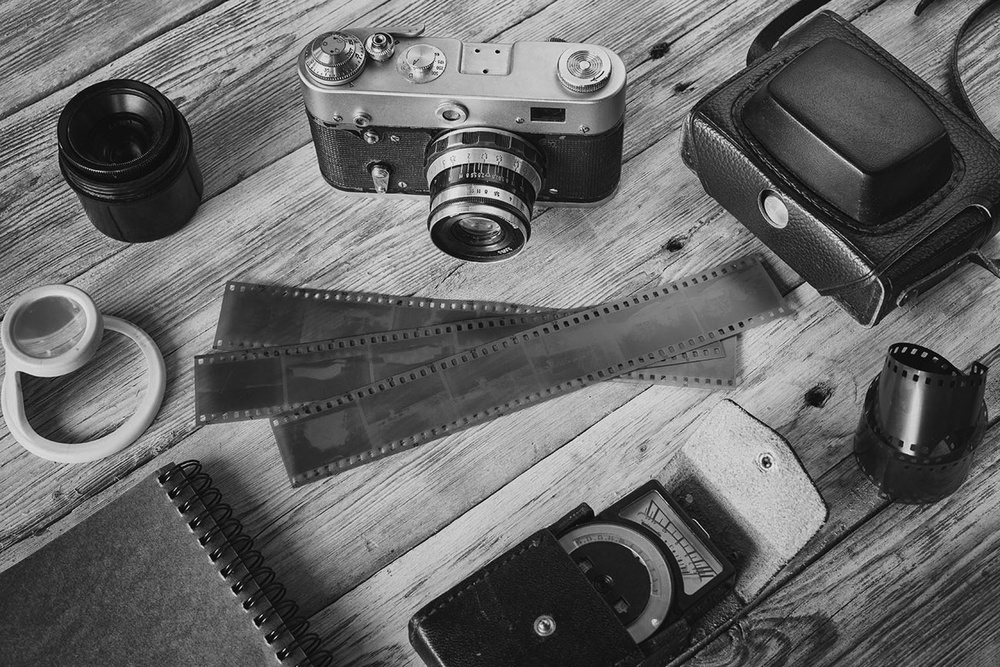
#> input picture sample.jpg, 1000 x 667 px, shrunk from 1300 x 867 before the run
$ python gammatransformation.py
#> lines starting #> are read from the running program, lines starting #| are printed output that depends on the picture
import cv2
import numpy as np

# Open the image.
img = cv2.imread('sample.jpg')
#> img is the input picture: shape (667, 1000, 3); min 0, max 249, mean 103.4

# Trying 4 gamma values.
for gamma in [3, 4, 5]:
    # Apply gamma correction.
    gamma_corrected = np.array(255 * (img / 255) ** gamma, dtype='uint8')

    # Save edited images.
    cv2.imwrite('gamma_transformed' + str(gamma) + '.jpg', gamma_corrected)
#> this loop made 3 passes
#> pass 1, `gamma_corrected = np.array(255 * (img / 255) ** gamma, dtype='uint8')`:
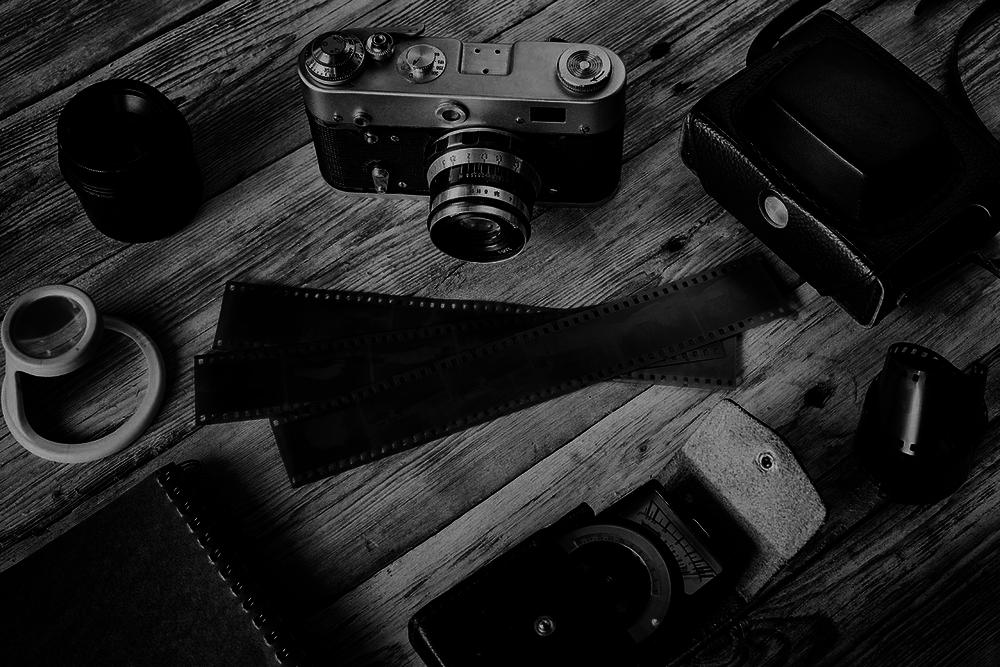
#> gamma_corrected: shape (667, 1000, 3); min 0, max 237, mean 32.3
#> pass 2, `gamma_corrected = np.array(255 * (img / 255) ** gamma, dtype='uint8')`:
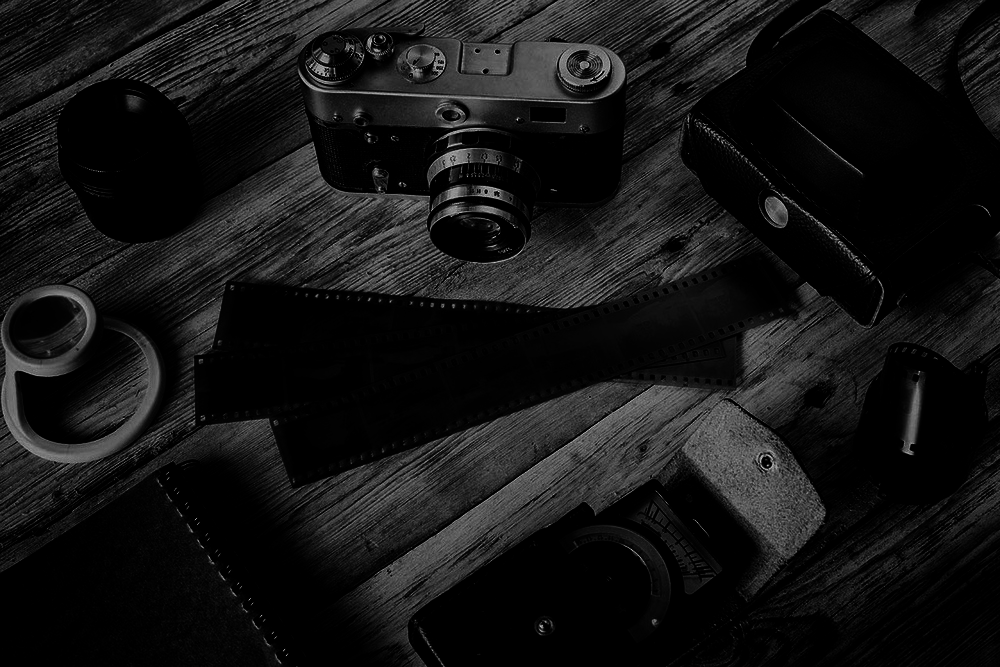
#> gamma_corrected: shape (667, 1000, 3); min 0, max 231, mean 20.8

$ run again, with 1.jpg copied over sample.jpg
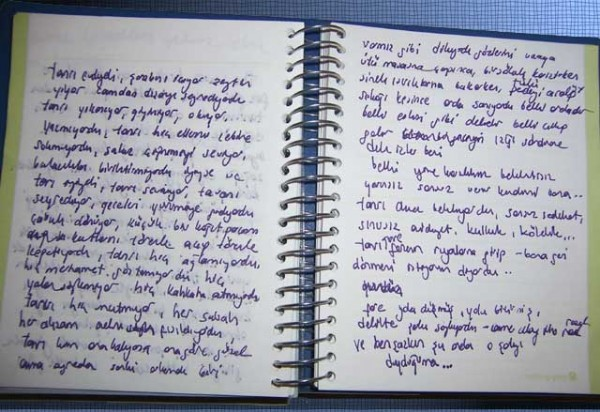
#> input picture 1.jpg, 600 x 412 px
#> img is the input picture: shape (412, 600, 3); mean B, G, R 170.3, 160.3, 158
#> the loop `for gamma in [3, 4, 5]:` made 3 passes
#> pass 1, `gamma_corrected = np.array(255 * (img / 255) ** gamma, dtype='uint8')`:
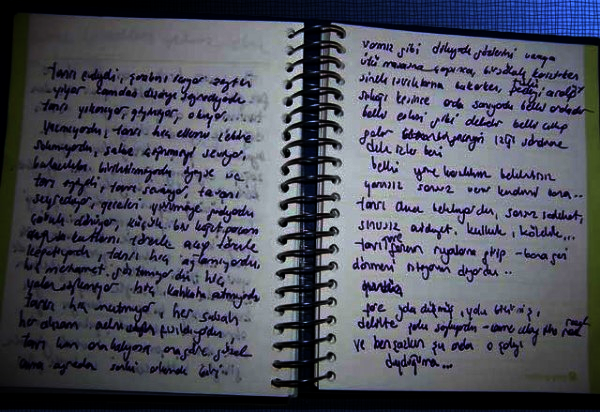
#> gamma_corrected: shape (412, 600, 3); mean B, G, R 95.2, 83.1, 80.9
#> pass 3, `gamma_corrected = np.array(255 * (img / 255) ** gamma, dtype='uint8')`:
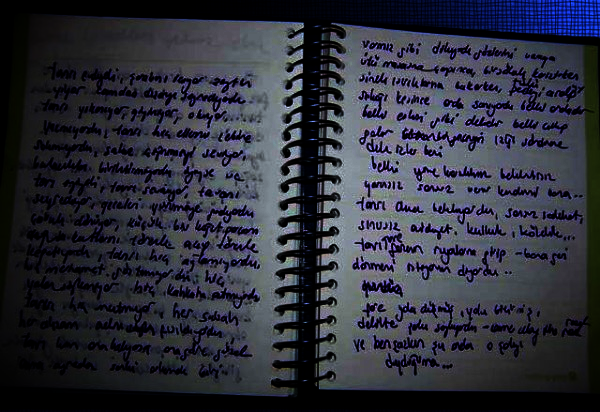
#> gamma_corrected: shape (412, 600, 3); mean B, G, R 60.4, 49.2, 47.2

$ run again, with 2.jpg copied over sample.jpg
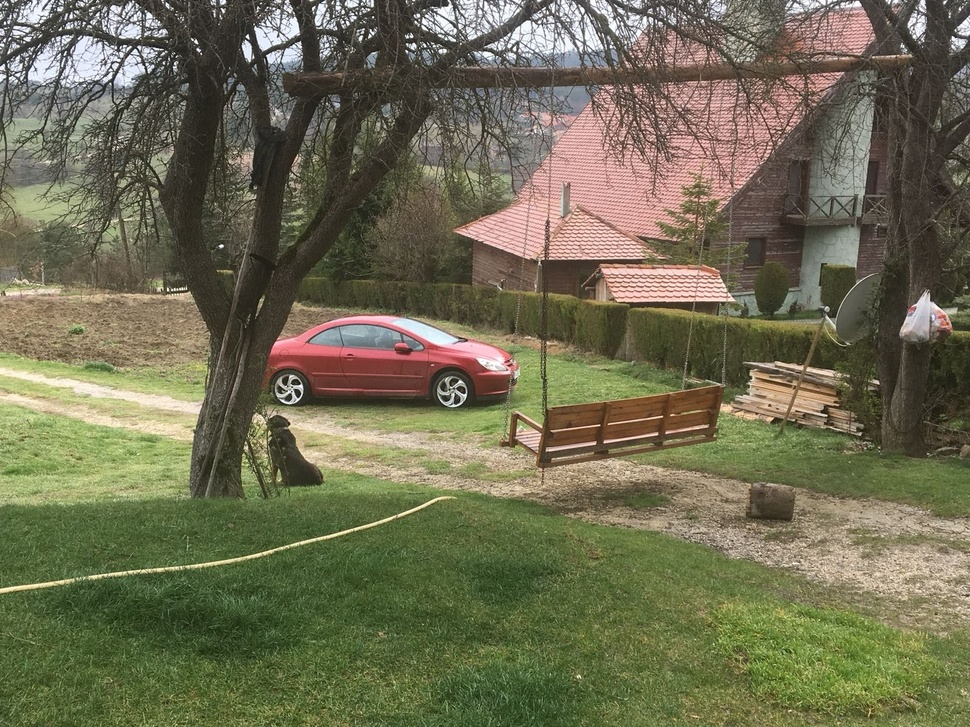
#> input picture 2.jpg, 970 x 727 px, shrunk from 1600 x 1200 before the run
#> img is the input picture: shape (727, 970, 3); mean B, G, R 82.4, 109, 111
#> the loop `for gamma in [3, 4, 5]:` made 3 passes
#> pass 1, `gamma_corrected = np.array(255 * (img / 255) ** gamma, dtype='uint8')`:
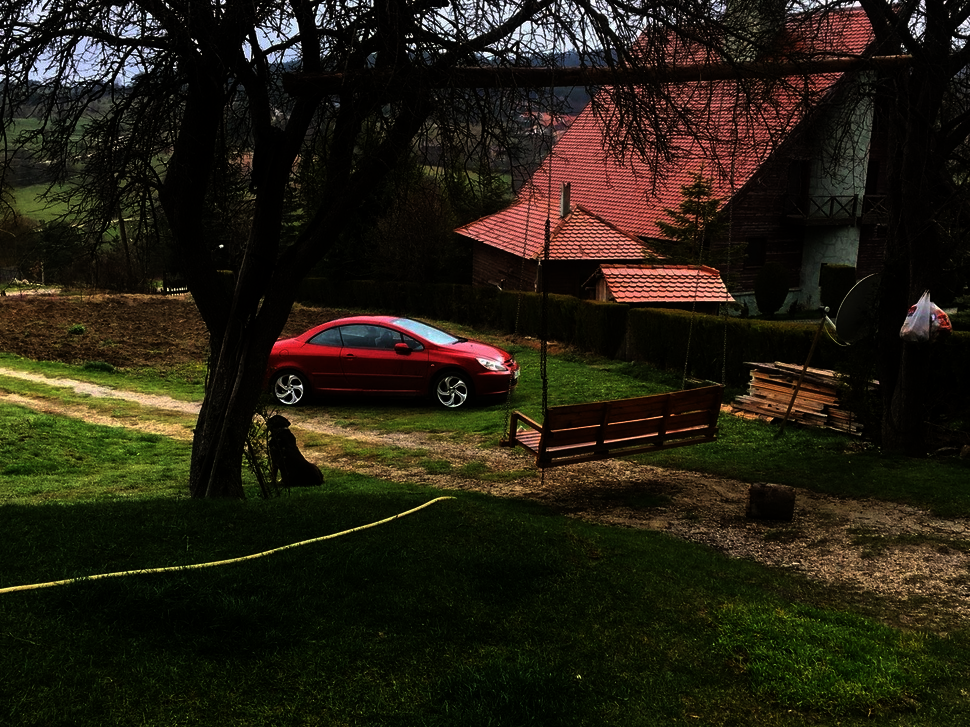
#> gamma_corrected: shape (727, 970, 3); mean B, G, R 18.8, 31.7, 36.4
#> pass 2, `gamma_corrected = np.array(255 * (img / 255) ** gamma, dtype='uint8')`:
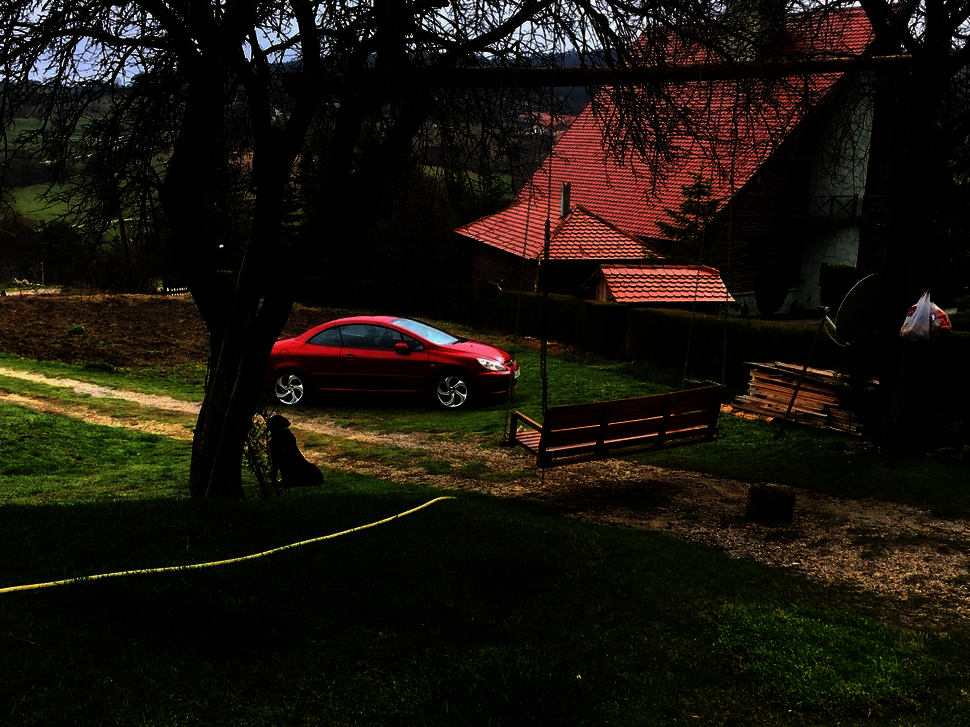
#> gamma_corrected: shape (727, 970, 3); mean B, G, R 11.9, 20.4, 25.5
